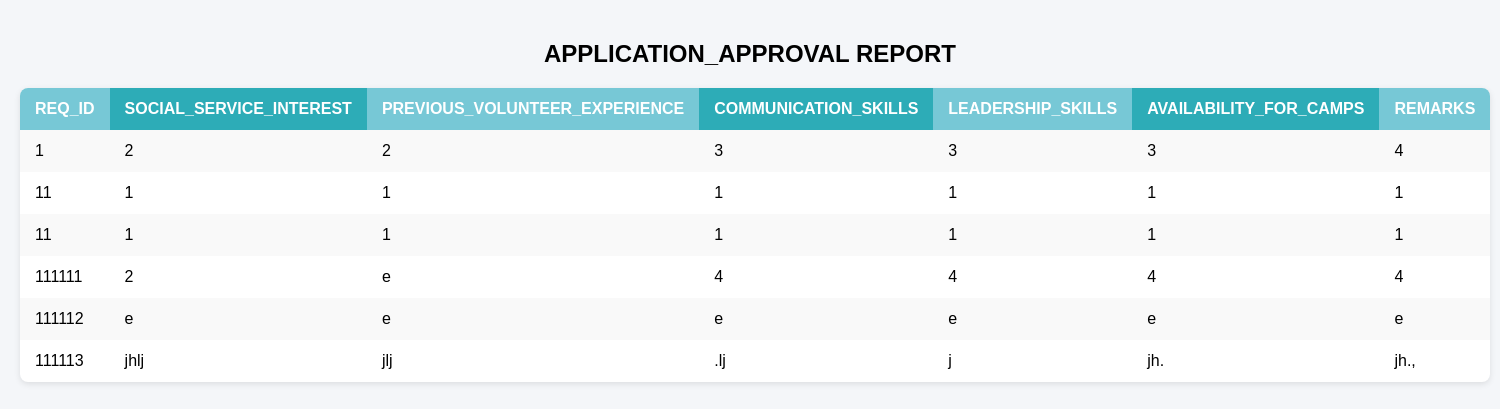
Page /NSS_REPORT.PHP on the committed database.
### tables this page shows
CREATE TABLE `nss_requirements` (
  `req_id` varchar(100) NOT NULL,
  `social_service_interest` varchar(100) NOT NULL,
  `previous_volunteer_experience` varchar(100) NOT NULL,
  `communication_skills` varchar(100) NOT NULL,
  `leadership_skills` varchar(100) NOT NULL,
  `availability_for_camps` varchar(100) NOT NULL,
  `remarks` varchar(100) NOT NULL,
  `id` int(11) NOT NULL
);

### NSS_REPORT.PHP (the view, shortened to what this page needs)
<?php
$dsn="mysql:host=localhost;dbname=online forum;charset=utf8mb4";
$username="root";
$password="";
try{
$CONN=new PDO($dsn,$username,$password);
$CONN->setAttribute(PDO::ATTR_ERRMODE,PDO::ERRMODE_EXCEPTION);
}catch(PDOException $e){
die("connection failed:" . $e->getMessage());}
$stmt=$CONN->query("SELECT * FROM nss_requirements");
$rows=$stmt->fetchAll(PDO::FETCH_ASSOC);?>
<!DOCTYPE html>
<html>
<head>
</head><body>
<h2 align="center">APPLICATION_APPROVAL REPORT</h2>
<?php if(!empty($rows)):?>
<table>
<tr>
<th>REQ_ID</th>
<th>SOCIAL_SERVICE_INTEREST</th>
<th>PREVIOUS_VOLUNTEER_EXPERIENCE</th>
<th>COMMUNICATION_SKILLS</th>
<th>LEADERSHIP_SKILLS</th>
<th>AVAILABILITY_FOR_CAMPS</th>
<th>REMARKS</th>
</tr>
<?php foreach($rows as $row):?>
<tr><td><?php echo htmlspecialchars($row['req_id']); ?></td>
<td><?php echo htmlspecialchars($row['social_service_interest']); ?></td>
<td><?php echo htmlspecialchars($row['previous_volunteer_experience']); ?></td>
<td><?php echo htmlspecialchars($row['communication_skills']); ?></td>
<td><?php echo htmlspecialchars($row['leadership_skills']); ?></td>
<td><?php echo htmlspecialchars($row['availability_for_camps']); ?>
<td><?php echo htmlspecialchars($row['remarks']); ?>
</td>
</tr>
<?php endforeach; ?>
</table>
<?php endif; ?>
</body>
</html>

### NSS_REPORT.PHP (style rules this page uses)
body { font-family: Arial, sans-serif; background: #f4f6f9; margin: 0; padding: 20px; }
table { width: 100%; border-collapse: collapse; background: #fff; box-shadow: 0 2px 6px rgba(0,0,0,0.1); border-radius: 8px; overflow: hidden; }
th, td { padding: 12px 15px; text-align: left; }
th { background: #007bff; color: #fff; font-weight: bold; }
tr:nth-child(even) { background: #f9f9f9; }
th:nth-child(odd) { background: #77c8d6; color: #fff; }
th:nth-child(even) { background: #2dacb7; color: #fff; }

### rows in the picture
nss_requirements: req "1", social_service_interest "2", previous_volunteer_experience "2", communication_skills "3", leadership_skills "3", availability_for_camps "3", remarks "4"
nss_requirements: req "11", social_service_interest "1", previous_volunteer_experience "1", communication_skills "1", leadership_skills "1", availability_for_camps "1", remarks "1"
nss_requirements: req "11", social_service_interest "1", previous_volunteer_experience "1", communication_skills "1", leadership_skills "1", availability_for_camps "1", remarks "1"
nss_requirements: req "111111", social_service_interest "2", previous_volunteer_experience "e", communication_skills "4", leadership_skills "4", availability_for_camps "4", remarks "4"
nss_requirements: req "111112", social_service_interest "e", previous_volunteer_experience "e", communication_skills "e", leadership_skills "e", availability_for_camps "e", remarks "e"
nss_requirements: req "111113", social_service_interest "jhlj", previous_volunteer_experience "jlj", communication_skills ".lj", leadership_skills "j", availability_for_camps "jh.", remarks "jh.,"
